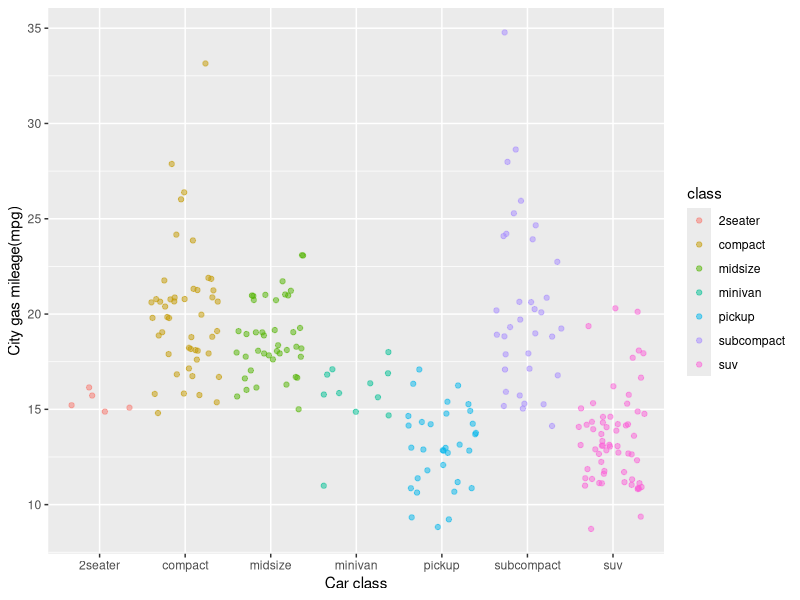

Write R code to recreate this figure.
## ---- chunk 1
knitr::opts_chunk$set(echo = TRUE)
library(tidyverse)
## ---- chunk 2
ggplot(data = mpg, aes(x = class, y = cty)) +
	geom_jitter(aes(color = class), alpha = 0.5) +
  labs(x = "Car class", y = "City gas mileage(mpg)")
